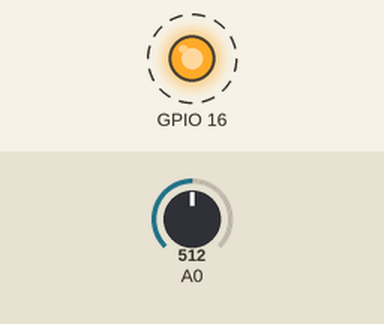
Simulated run of this sketch. Board: ESP8266 (NodeMCU). Shown: output pins drawn as LEDs (lit = HIGH). Dashed ring = blinking. The test bench sets the inputs (shaded band); at power-on: A0 = 512. WiFi joins after 1.5 s; servers stay silent unless stated; no MQTT or app messages arrive unless stated; what the sketch prints to the serial monitor is not drawn.

Above: at 3.14 s.
Timing chart, 0 to 6.0 s (numbered marks = the images above):
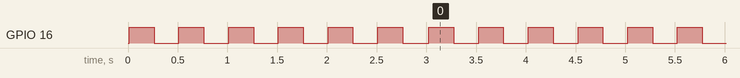

Measured:
- by itself, GPIO 16: alternates HIGH for 0.25 s and LOW for 0.25 s, 32 changes in all, then stays HIGH

The sketch:

SmartBottleLogic.ino
```cpp
#include <ESP8266WiFi.h>
#include <Wire.h>
#include <PubSubClient.h>
#include "RunningMedian.h"

#define wifi_ssid "xxx"
#define wifi_password "xxx"

#define mqtt_server "xxx.xxx.xxx.xxx"
#define clientName "SmartBottle1"


int readIntervall = 30;
int refreshRate = 5000 ;
int lowerBound = 670;
int upperBound = 820;
int fillValue = 0;

WiFiClient espClient;
PubSubClient client(espClient);
RunningMedian median = RunningMedian(readIntervall);

void setup() {
  pinMode(16, OUTPUT);
  Serial.begin(9600);
  setup_wifi();

  client.setServer(mqtt_server, 1883);

}

void loop() {
  if (!client.connected()) {
    reconnect();
  }
  client.loop();

  fillValue = getFillStatus(readIntervall);

  client.publish("SmartBottle", String(fillValue).c_str(), true);
}

long getFillStatus(long durationInS)
{
  long rawValue = 0;
   median.clear();
for (int i = 0; i< durationInS;i++)
  {
     client.loop();
     rawValue = readSensor();

     median.add(rawValue);
     delay(1000);
  }

  Serial.println("Send " + String(median.getMedian()));
  return median.getMedian();
}

void setup_wifi() {
  delay(10);
  // We start by connecting to a WiFi network
  Serial.println();
  Serial.print("Connecting to ");
  Serial.println(wifi_ssid);

  WiFi.begin(wifi_ssid, wifi_password);

  while (WiFi.status() != WL_CONNECTED) {
    ledWaitFast(3);
    Serial.print(".");
  }

  Serial.println("");
  Serial.println("WiFi connected");
  Serial.println("IP address: ");
  Serial.println(WiFi.localIP());
}

void reconnect() {
  // Loop until we're reconnected
  while (!client.connected()) {
    Serial.print("Attempting MQTT connection...");
    ledWaitFast(5);
    // Attempt to connect
    // If you do not want to use a username and password, change next line to
    // if (client.connect("ESP8266Client")) {
    if (client.connect(clientName)) {
      Serial.println("connected");
      led(true);
    } else {
      Serial.print("failed, rc=");
      Serial.print(client.state());
      Serial.println(" try again in 5 seconds");
      // Wait 5 seconds before retrying
      ledWaitSlow(3);

    }
  }
}

long readSensor(void) {
  int fsrReading = 0;
  fsrReading = analogRead(0);
  if (fsrReading < lowerBound)
  fsrReading = lowerBound;
  if (fsrReading > upperBound)
  fsrReading = upperBound;

  Serial.print("Analog reading = ");
  Serial.println(fsrReading);

  return map(fsrReading,lowerBound,upperBound,0,100);
}

void ledWaitSlow(long ms){

 for(int i =0;i<ms;i++)
 {
  digitalWrite(16,HIGH);
  delay(500);
  digitalWrite(16,LOW);
  delay(500);
 }
}

void ledWaitFast(long ms){

 for(int i =0;i<ms*2;i++)
 {
  digitalWrite(16,HIGH);
  delay(250);
  digitalWrite(16,LOW);
  delay(250);
 }
}


void led(boolean switchMe){
  if (switchMe){
  digitalWrite(16,HIGH);
  }
  else{
    digitalWrite(16,LOW);
    }
  }
```

RunningMedian.cpp
```cpp
#include "RunningMedian.h"

RunningMedian::RunningMedian(const uint8_t size)
{
    _size = constrain(size, MEDIAN_MIN_SIZE, MEDIAN_MAX_SIZE);

#ifdef RUNNING_MEDIAN_USE_MALLOC
    _ar = (double *) malloc(_size * sizeof(double));
    _p = (uint8_t *) malloc(_size * sizeof(uint8_t));
#endif

    clear();
}

RunningMedian::~RunningMedian()
{
#ifdef RUNNING_MEDIAN_USE_MALLOC
    free(_ar);
    free(_p);
#endif
}

// resets all counters
void RunningMedian::clear()
{
    _cnt = 0;
    _idx = 0;
    _sorted = false;
    for (uint8_t i = 0; i< _size; i++) _p[i] = i;
}

// adds a new value to the data-set
// or overwrites the oldest if full.
void RunningMedian::add(double value)
{
    _ar[_idx++] = value;
    if (_idx >= _size) _idx = 0; // wrap around
    if (_cnt < _size) _cnt++;
    _sorted = false;
}

double RunningMedian::getMedian()
{
    if (_cnt > 0)
    {
        if (_sorted == false) sort();
        if (_cnt & 0x01) return _ar[_p[_cnt/2]];
        else return (_ar[_p[_cnt/2]] + _ar[_p[_cnt/2 - 1]]) / 2;
    }
    return NAN;
}

#ifdef RUNNING_MEDIAN_ALL
double RunningMedian::getHighest()
{
    return getSortedElement(_cnt - 1);
}

double RunningMedian::getLowest()
{
    return getSortedElement(0);
}

double RunningMedian::getAverage()
{
    if (_cnt > 0)
    {
        double sum = 0;
        for (uint8_t i=0; i< _cnt; i++) sum += _ar[i];
        return sum / _cnt;
    }
    return NAN;
}

double RunningMedian::getAverage(uint8_t nMedians)
{
    if ((_cnt > 0) && (nMedians > 0))
    {
        if (_cnt < nMedians) nMedians = _cnt;     // when filling the array for first time
        uint8_t start = ((_cnt - nMedians)/2);
        uint8_t stop = start + nMedians;

        if (_sorted == false) sort();
        double sum = 0;
        for (uint8_t i = start; i < stop; i++) sum += _ar[_p[i]];
        return sum / nMedians;
    }
    return NAN;
}

double RunningMedian::getElement(const uint8_t n)
{
    if ((_cnt > 0) && (n < _cnt))
    {
        uint8_t pos = _idx + n;
        if (pos >= _cnt) // faster than %
        {
            pos -= _cnt;
        }
        return _ar[pos];
    }
    return NAN;
}

double RunningMedian::getSortedElement(const uint8_t n)
{
    if ((_cnt > 0) && (n < _cnt))
    {
        if (_sorted == false) sort();
        return _ar[_p[n]];
    }
    return NAN;
}

// n can be max <= half the (filled) size
double RunningMedian::predict(const uint8_t n)
{
    if ((_cnt > 0) && (n < _cnt/2))
    {
        double med = getMedian();  // takes care of sorting !
        if (_cnt & 0x01)
        {
            return max(med - _ar[_p[_cnt/2-n]], _ar[_p[_cnt/2+n]] - med);
        }
        else
        {
            double f1 = (_ar[_p[_cnt/2 - n]] + _ar[_p[_cnt/2 - n - 1]])/2;
            double f2 = (_ar[_p[_cnt/2 + n]] + _ar[_p[_cnt/2 + n - 1]])/2;
            return max(med - f1, f2 - med)/2;
        }
    }
    return NAN;
}
#endif

void RunningMedian::sort()
{
    // bubble sort with flag
    for (uint8_t i = 0; i < _cnt-1; i++)
    {
        bool flag = true;
        for (uint8_t j = 1; j < _cnt-i; j++)
        {
            if (_ar[_p[j-1]] > _ar[_p[j]])
            {
                uint8_t t = _p[j-1];
                _p[j-1] = _p[j];
                _p[j] = t;
                flag = false;
            }
        }
        if (flag) break;
    }
    _sorted = true;
}
```

RunningMedian.h
```cpp
#ifndef RunningMedian_h
#define RunningMedian_h

#if defined(ARDUINO) && ARDUINO >= 100
#include "Arduino.h"
#else
#include "WProgram.h"
#endif

#include <inttypes.h>

#define RUNNING_MEDIAN_VERSION "0.1.13"

// prepare for dynamic version
// not tested use at own risk :)
// #define RUNNING_MEDIAN_USE_MALLOC

// conditional compile to minimize lib
// by removeing a lot of functions.
#define RUNNING_MEDIAN_ALL


// should at least be 5 to be practical
// odd size results in a 'real' middle element.
// even size takes the lower of the two middle elements
#define MEDIAN_MIN_SIZE     1
#define MEDIAN_MAX_SIZE     19          // adjust if needed


class RunningMedian
{
public:
    explicit RunningMedian(const uint8_t size);  // # elements in the internal buffer
    ~RunningMedian();                            // destructor

    void clear();                        // resets internal buffer and var
    void add(const double value);        // adds a new value to internal buffer, optionally replacing the oldest element.
    double getMedian();                  // returns the median == middle element

#ifdef RUNNING_MEDIAN_ALL
    double getAverage();                 // returns average of the values in the internal buffer
    double getAverage(uint8_t nMedian);  // returns average of the middle nMedian values, removes noise from outliers
    double getHighest();                 // returns highest element
    double getLowest();                  // return lowest element

    double getElement(const uint8_t n);        // get n'th element from the values in time order
    double getSortedElement(const uint8_t n);  // get n'th element from the values in size order
    double predict(const uint8_t n);           // predict the max change of median after n additions

    uint8_t getSize() { return _size; };  // returns size of internal buffer
    uint8_t getCount() { return _cnt; };  // returns current used elements, getCount() <= getSize()
#endif

protected:
    boolean _sorted;
    uint8_t _size;
    uint8_t _cnt;
    uint8_t _idx;

#ifdef RUNNING_MEDIAN_USE_MALLOC
    double * _ar;
    uint8_t * _p;
#else
    double _ar[MEDIAN_MAX_SIZE];
    uint8_t _p[MEDIAN_MAX_SIZE];
#endif
    void sort();
};

#endif
```
